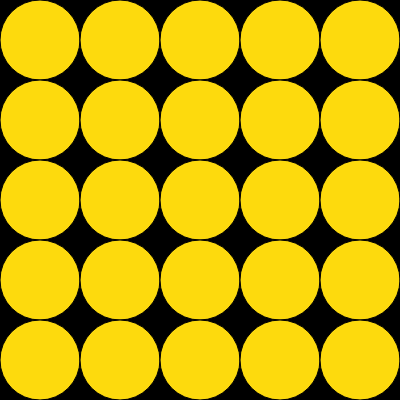
Frame 1 (no input)
Frame 60 (no input): identical to frame 1, image omitted
Frame 120 (the mouse pressed at the canvas centre since frame 60): identical to frame 1, image omitted

The p5.js sketch that drew this single still picture (run headless with seeded random() and noise() and a simulated clock; from frame 60 on, the mouse is pressed at the canvas centre):

// p5.js sketch
// ── sketch.js
let counter = 0; // variable to track which circle is being drawn
let step = 80; // variable to store the size of the circle
let x = step/2; // variable to store the x position of the circle
let y = step/2; // variable to store the y position of the circle

/* The code in the setup function runs only once when the sketch starts */
function setup(){

  createCanvas(400,400); // p5 function to create a canvas of the set size 
  background(0); // draws the background a set colour

}

/* The code in the draw function is run on every frame until closed */
function draw(){
  
  // this code loops until all the circles are drawn
  while(counter < (width/step)*(height/step)) {

    fill(253, 218, 13); // set the colour
    ellipse(x,y,step,step); // draws a circle using the variable x and y as the positions and sets the size
    x += step; // updates the x position once the circle is drawn

    // the code in this conditional statement is only run once the x position moves off the screen
    if(x >= width){
      x = step/2; // resets the x position to the left of the canvas to start the row again
      y += step; // updates the y position to move onto the next row of circles
    }

    // the counter is incremented on each iteration to move onto draw the next circle
    counter++;
  }
  
}
